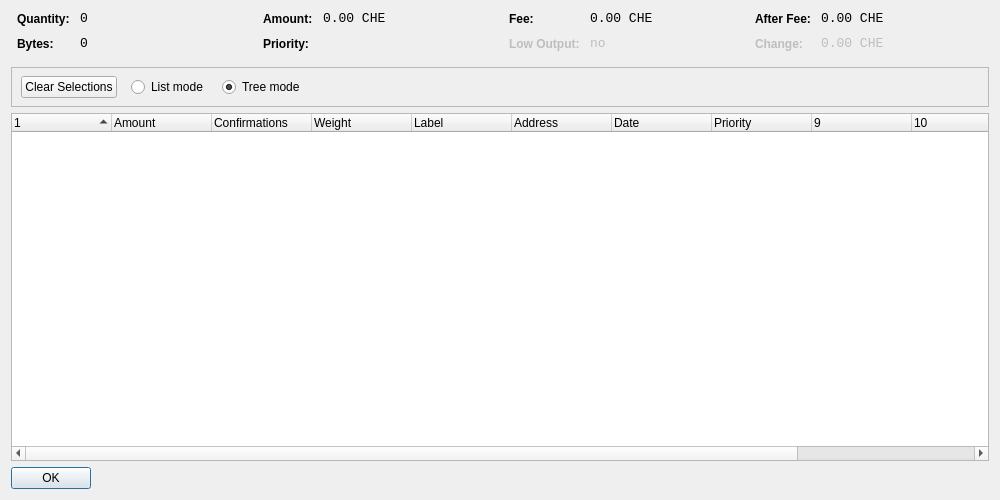
<?xml version="1.0" encoding="UTF-8"?>
<ui version="4.0">
 <class>CoinControlDialog</class>
 <widget class="QDialog" name="CoinControlDialog">
  <property name="geometry">
   <rect>
    <x>0</x>
    <y>0</y>
    <width>1000</width>
    <height>500</height>
   </rect>
  </property>
  <property name="windowTitle">
   <string>Coin Control</string>
  </property>
  <layout class="QVBoxLayout" name="verticalLayout">
   <item>
    <layout class="QHBoxLayout" name="horizontalLayoutTop" stretch="0,0,0,0">
     <property name="topMargin">
      <number>0</number>
     </property>
     <property name="bottomMargin">
      <number>10</number>
     </property>
     <item>
      <layout class="QFormLayout" name="formLayoutCoinControl1">
       <property name="horizontalSpacing">
        <number>10</number>
       </property>
       <property name="verticalSpacing">
        <number>10</number>
       </property>
       <property name="leftMargin">
        <number>6</number>
       </property>
       <property name="rightMargin">
        <number>6</number>
       </property>
       <item row="0" column="0">
        <widget class="QLabel" name="labelCoinControlQuantityText">
         <property name="styleSheet">
          <string notr="true">font-weight:bold;</string>
         </property>
         <property name="text">
          <string>Quantity:</string>
         </property>
        </widget>
       </item>
       <item row="0" column="1">
        <widget class="QLabel" name="labelCoinControlQuantity">
         <property name="font">
          <font>
           <family>Monospace</family>
           <pointsize>10</pointsize>
          </font>
         </property>
         <property name="cursor">
          <cursorShape>IBeamCursor</cursorShape>
         </property>
         <property name="contextMenuPolicy">
          <enum>Qt::ActionsContextMenu</enum>
         </property>
         <property name="text">
          <string notr="true">0</string>
         </property>
         <property name="textInteractionFlags">
          <set>Qt::LinksAccessibleByMouse|Qt::TextSelectableByKeyboard|Qt::TextSelectableByMouse</set>
         </property>
        </widget>
       </item>
       <item row="1" column="0">
        <widget class="QLabel" name="labelCoinControlBytesText">
         <property name="styleSheet">
          <string notr="true">font-weight:bold;</string>
         </property>
         <property name="text">
          <string>Bytes:</string>
         </property>
        </widget>
       </item>
       <item row="1" column="1">
        <widget class="QLabel" name="labelCoinControlBytes">
         <property name="font">
          <font>
           <family>Monospace</family>
           <pointsize>10</pointsize>
          </font>
         </property>
         <property name="cursor">
          <cursorShape>IBeamCursor</cursorShape>
         </property>
         <property name="contextMenuPolicy">
          <enum>Qt::ActionsContextMenu</enum>
         </property>
         <property name="text">
          <string notr="true">0</string>
         </property>
         <property name="textInteractionFlags">
          <set>Qt::LinksAccessibleByMouse|Qt::TextSelectableByKeyboard|Qt::TextSelectableByMouse</set>
         </property>
        </widget>
       </item>
      </layout>
     </item>
     <item>
      <layout class="QFormLayout" name="formLayoutCoinControl2">
       <property name="horizontalSpacing">
        <number>10</number>
       </property>
       <property name="verticalSpacing">
        <number>10</number>
       </property>
       <property name="leftMargin">
        <number>6</number>
       </property>
       <property name="rightMargin">
        <number>6</number>
       </property>
       <item row="0" column="0">
        <widget class="QLabel" name="labelCoinControlAmountText">
         <property name="styleSheet">
          <string notr="true">font-weight:bold;</string>
         </property>
         <property name="text">
          <string>Amount:</string>
         </property>
        </widget>
       </item>
       <item row="0" column="1">
        <widget class="QLabel" name="labelCoinControlAmount">
         <property name="font">
          <font>
           <family>Monospace</family>
           <pointsize>10</pointsize>
          </font>
         </property>
         <property name="cursor">
          <cursorShape>IBeamCursor</cursorShape>
         </property>
         <property name="contextMenuPolicy">
          <enum>Qt::ActionsContextMenu</enum>
         </property>
         <property name="text">
          <string notr="true">0.00 CHE</string>
         </property>
         <property name="textInteractionFlags">
          <set>Qt::LinksAccessibleByMouse|Qt::TextSelectableByKeyboard|Qt::TextSelectableByMouse</set>
         </property>
        </widget>
       </item>
       <item row="1" column="0">
        <widget class="QLabel" name="labelCoinControlPriorityText">
         <property name="styleSheet">
          <string notr="true">font-weight:bold;</string>
         </property>
         <property name="text">
          <string>Priority:</string>
         </property>
        </widget>
       </item>
       <item row="1" column="1">
        <widget class="QLabel" name="labelCoinControlPriority">
         <property name="font">
          <font>
           <family>Monospace</family>
           <pointsize>10</pointsize>
          </font>
         </property>
         <property name="cursor">
          <cursorShape>IBeamCursor</cursorShape>
         </property>
         <property name="contextMenuPolicy">
          <enum>Qt::ActionsContextMenu</enum>
         </property>
         <property name="text">
          <string/>
         </property>
         <property name="textInteractionFlags">
          <set>Qt::LinksAccessibleByMouse|Qt::TextSelectableByKeyboard|Qt::TextSelectableByMouse</set>
         </property>
        </widget>
       </item>
      </layout>
     </item>
     <item>
      <layout class="QFormLayout" name="formLayoutCoinControl3">
       <property name="horizontalSpacing">
        <number>10</number>
       </property>
       <property name="verticalSpacing">
        <number>10</number>
       </property>
       <property name="leftMargin">
        <number>6</number>
       </property>
       <property name="rightMargin">
        <number>6</number>
       </property>
       <item row="0" column="0">
        <widget class="QLabel" name="labelCoinControlFeeText">
         <property name="styleSheet">
          <string notr="true">font-weight:bold;</string>
         </property>
         <property name="text">
          <string>Fee:</string>
         </property>
        </widget>
       </item>
       <item row="0" column="1">
        <widget class="QLabel" name="labelCoinControlFee">
         <property name="font">
          <font>
           <family>Monospace</family>
           <pointsize>10</pointsize>
          </font>
         </property>
         <property name="cursor">
          <cursorShape>IBeamCursor</cursorShape>
         </property>
         <property name="contextMenuPolicy">
          <enum>Qt::ActionsContextMenu</enum>
         </property>
         <property name="text">
          <string notr="true">0.00 CHE</string>
         </property>
         <property name="textInteractionFlags">
          <set>Qt::LinksAccessibleByMouse|Qt::TextSelectableByKeyboard|Qt::TextSelectableByMouse</set>
         </property>
        </widget>
       </item>
       <item row="1" column="0">
        <widget class="QLabel" name="labelCoinControlLowOutputText">
         <property name="enabled">
          <bool>false</bool>
         </property>
         <property name="styleSheet">
          <string notr="true">font-weight:bold;</string>
         </property>
         <property name="text">
          <string>Low Output:</string>
         </property>
        </widget>
       </item>
       <item row="1" column="1">
        <widget class="QLabel" name="labelCoinControlLowOutput">
         <property name="enabled">
          <bool>false</bool>
         </property>
         <property name="font">
          <font>
           <family>Monospace</family>
           <pointsize>10</pointsize>
          </font>
         </property>
         <property name="cursor">
          <cursorShape>IBeamCursor</cursorShape>
         </property>
         <property name="contextMenuPolicy">
          <enum>Qt::ActionsContextMenu</enum>
         </property>
         <property name="text">
          <string notr="true">no</string>
         </property>
         <property name="textInteractionFlags">
          <set>Qt::LinksAccessibleByMouse|Qt::TextSelectableByKeyboard|Qt::TextSelectableByMouse</set>
         </property>
        </widget>
       </item>
      </layout>
     </item>
     <item>
      <layout class="QFormLayout" name="formLayoutCoinControl4">
       <property name="horizontalSpacing">
        <number>10</number>
       </property>
       <property name="verticalSpacing">
        <number>10</number>
       </property>
       <property name="leftMargin">
        <number>6</number>
       </property>
       <property name="rightMargin">
        <number>6</number>
       </property>
       <item row="0" column="0">
        <widget class="QLabel" name="labelCoinControlAfterFeeText">
         <property name="styleSheet">
          <string notr="true">font-weight:bold;</string>
         </property>
         <property name="text">
          <string>After Fee:</string>
         </property>
        </widget>
       </item>
       <item row="0" column="1">
        <widget class="QLabel" name="labelCoinControlAfterFee">
         <property name="font">
          <font>
           <family>Monospace</family>
           <pointsize>10</pointsize>
          </font>
         </property>
         <property name="cursor">
          <cursorShape>IBeamCursor</cursorShape>
         </property>
         <property name="contextMenuPolicy">
          <enum>Qt::ActionsContextMenu</enum>
         </property>
         <property name="text">
          <string notr="true">0.00 CHE</string>
         </property>
         <property name="textInteractionFlags">
          <set>Qt::LinksAccessibleByMouse|Qt::TextSelectableByKeyboard|Qt::TextSelectableByMouse</set>
         </property>
        </widget>
       </item>
       <item row="1" column="0">
        <widget class="QLabel" name="labelCoinControlChangeText">
         <property name="enabled">
          <bool>false</bool>
         </property>
         <property name="styleSheet">
          <string notr="true">font-weight:bold;</string>
         </property>
         <property name="text">
          <string>Change:</string>
         </property>
        </widget>
       </item>
       <item row="1" column="1">
        <widget class="QLabel" name="labelCoinControlChange">
         <property name="enabled">
          <bool>false</bool>
         </property>
         <property name="font">
          <font>
           <family>Monospace</family>
           <pointsize>10</pointsize>
          </font>
         </property>
         <property name="cursor">
          <cursorShape>IBeamCursor</cursorShape>
         </property>
         <property name="contextMenuPolicy">
          <enum>Qt::ActionsContextMenu</enum>
         </property>
         <property name="text">
          <string notr="true">0.00 CHE</string>
         </property>
         <property name="textInteractionFlags">
          <set>Qt::LinksAccessibleByMouse|Qt::TextSelectableByKeyboard|Qt::TextSelectableByMouse</set>
         </property>
        </widget>
       </item>
      </layout>
     </item>
    </layout>
   </item>
   <item>
    <widget class="QFrame" name="frame">
     <property name="minimumSize">
      <size>
       <width>0</width>
       <height>40</height>
      </size>
     </property>
     <property name="frameShape">
      <enum>QFrame::StyledPanel</enum>
     </property>
     <property name="frameShadow">
      <enum>QFrame::Sunken</enum>
     </property>
     <widget class="QWidget" name="horizontalLayoutWidget">
      <property name="geometry">
       <rect>
        <x>10</x>
        <y>0</y>
        <width>781</width>
        <height>41</height>
       </rect>
      </property>
      <layout class="QHBoxLayout" name="horizontalLayoutPanel" stretch="0,0,0,0">
       <property name="spacing">
        <number>14</number>
       </property>
       <item>
        <widget class="QPushButton" name="pushButtonSelectAll">
         <property name="sizePolicy">
          <sizepolicy hsizetype="Maximum" vsizetype="Fixed">
           <horstretch>0</horstretch>
           <verstretch>0</verstretch>
          </sizepolicy>
         </property>
         <property name="text">
          <string>Clear Selections</string>
         </property>
        </widget>
       </item>
       <item>
        <widget class="QRadioButton" name="radioListMode">
         <property name="sizePolicy">
          <sizepolicy hsizetype="Maximum" vsizetype="Fixed">
           <horstretch>0</horstretch>
           <verstretch>0</verstretch>
          </sizepolicy>
         </property>
         <property name="text">
          <string>List mode</string>
         </property>
        </widget>
       </item>
       <item>
        <widget class="QRadioButton" name="radioTreeMode">
         <property name="sizePolicy">
          <sizepolicy hsizetype="Maximum" vsizetype="Fixed">
           <horstretch>0</horstretch>
           <verstretch>0</verstretch>
          </sizepolicy>
         </property>
         <property name="text">
          <string>Tree mode</string>
         </property>
         <property name="checked">
          <bool>true</bool>
         </property>
        </widget>
       </item>
       <item>
        <spacer name="horizontalSpacer">
         <property name="orientation">
          <enum>Qt::Horizontal</enum>
         </property>
         <property name="sizeHint" stdset="0">
          <size>
           <width>40</width>
           <height>20</height>
          </size>
         </property>
        </spacer>
       </item>
      </layout>
     </widget>
    </widget>
   </item>
   <item>
    <widget class="CoinControlTreeWidget" name="treeWidget">
     <property name="contextMenuPolicy">
      <enum>Qt::CustomContextMenu</enum>
     </property>
     <property name="sortingEnabled">
      <bool>false</bool>
     </property>
     <property name="columnCount">
      <number>12</number>
     </property>
     <attribute name="headerShowSortIndicator" stdset="0">
      <bool>true</bool>
     </attribute>
     <attribute name="headerStretchLastSection">
      <bool>false</bool>
     </attribute>
     <column>
      <property name="text">
       <string/>
      </property>
     </column>
     <column>
      <property name="text">
       <string>Amount</string>
      </property>
     </column>
     <column>
      <property name="text">
       <string>Confirmations</string>
      </property>
      <property name="toolTip">
       <string>Confirmed</string>
      </property>
     </column>
     <column>
      <property name="text">
       <string>Weight</string>
      </property>
     </column>
     <column>
      <property name="text">
       <string>Label</string>
      </property>
     </column>
     <column>
      <property name="text">
       <string>Address</string>
      </property>
     </column>
     <column>
      <property name="text">
       <string>Date</string>
      </property>
     </column>
     <column>
      <property name="text">
       <string>Priority</string>
      </property>
     </column>
     <column>
      <property name="text">
       <string/>
      </property>
     </column>
     <column>
      <property name="text">
       <string/>
      </property>
     </column>
     <column>
      <property name="text">
       <string/>
      </property>
     </column>
     <column>
      <property name="text">
       <string/>
      </property>
     </column>
    </widget>
   </item>
   <item>
    <widget class="QDialogButtonBox" name="buttonBox">
     <property name="sizePolicy">
      <sizepolicy hsizetype="Maximum" vsizetype="Fixed">
       <horstretch>0</horstretch>
       <verstretch>0</verstretch>
      </sizepolicy>
     </property>
     <property name="orientation">
      <enum>Qt::Horizontal</enum>
     </property>
     <property name="standardButtons">
      <set>QDialogButtonBox::Ok</set>
     </property>
    </widget>
   </item>
  </layout>
 </widget>
 <customwidgets>
  <customwidget>
   <class>CoinControlTreeWidget</class>
   <extends>QTreeWidget</extends>
   <header>coincontroltreewidget.h</header>
  </customwidget>
 </customwidgets>
 <resources/>
 <connections/>
</ui>
